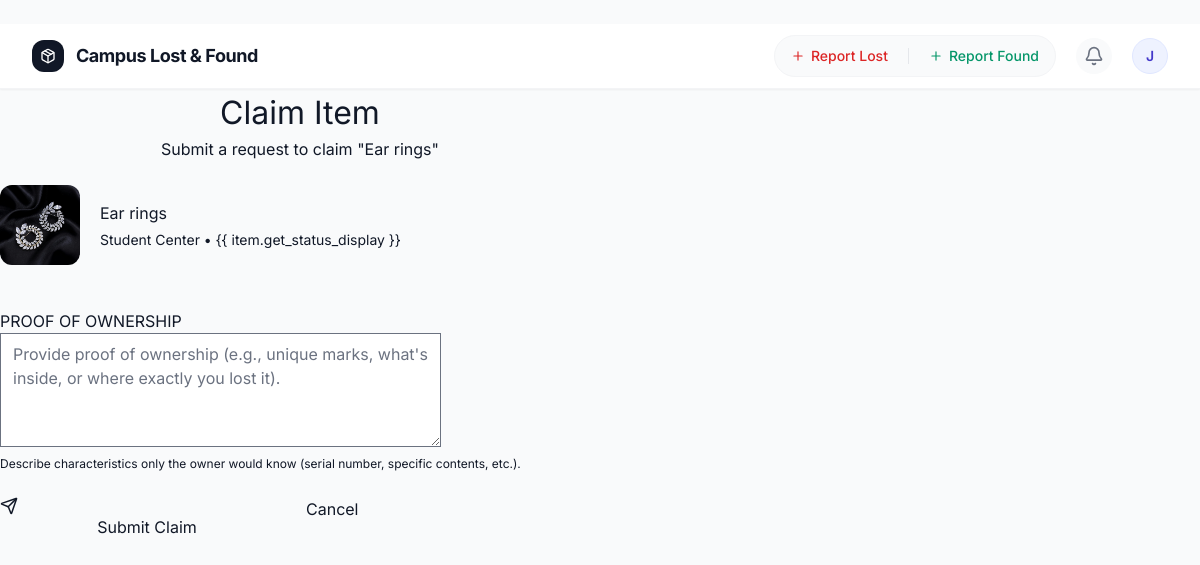
The page /claim-submit/15/ (signed in) on the database its author committed.
### items/models.py (models this page shows, shortened)
class Item(models.Model):
    STATUS_CHOICES = [
        ('lost', 'Lost'),
        ('found', 'Found'),
        ('claimed', 'Claimed'),
    ]
    name = models.CharField(max_length=100)
    description = models.TextField()
    category = models.CharField(max_length=100, blank=True)
    location = models.CharField(max_length=100)
    status = models.CharField(max_length=10, choices=STATUS_CHOICES)
    owner = models.ForeignKey(User, on_delete=models.CASCADE, null=True, blank=True)
    contact_name = models.CharField(max_length=100, blank=True)
    contact_email = models.EmailField(blank=True)
    image = models.ImageField(upload_to='items/', blank=True, null=True)
    date_reported = models.DateField(auto_now_add=True)
    is_approved = models.BooleanField(default=False)

### items/views.py (the view)
# urls.py: path('claim-submit/<int:item_id>/', views.submit_claim, name='submit_claim'),
@login_required
def submit_claim(request, item_id):
    item = get_object_or_404(models.Item, id=item_id)
    if models.ClaimRequest.objects.filter(item=item, claimer=request.user).exists():
        messages.warning(request, "You have already submitted a claim for this item.")
        return redirect('items:item_detail', pk=item.id)
    if request.method == 'POST':
        form = ClaimForm(request.POST)
        if form.is_valid():
            claim = form.save(commit=False)
            claim.item = item
            claim.claimer = request.user
            claim.save()
            if item.owner:
                create_notification(item.owner, item, 'claim_submitted')
            for admin in User.objects.filter(is_staff=True):
                create_notification(admin, item, 'claim_submitted')
            messages.success(request, "Claim submitted successfully! The finder will review your request.")
            return redirect('items:item_detail', pk=item.id)
    else:
        form = ClaimForm()
    return render(request, 'items/claim_form.html', {'form': form, 'item': item})

### items/forms.py
class ClaimForm(forms.ModelForm):
    class Meta:
        model = ClaimRequest
        fields = ['message']
        widgets = {
            'message': forms.Textarea(attrs={'rows': 4, 'placeholder': 'Provide proof of ownership (e.g., unique marks, what\'s inside, or where exactly you lost it).'}),
        }

### items/templates/items/claim_form.html (shortened to what this page needs)
﻿{% extends 'items/base.html' %}
{% load static %}
{% block content %}
<div class="profile-container" style="max-width: 600px;">
    <div class="mb-6 text-center">
        <h1 style="font-size: 2rem;">Claim Item</h1>
        <p class="text-muted">Submit a request to claim "{{ item.name }}"</p>
    </div>
    <div class="card-modern">
        <div
            style="display: flex; gap: 20px; align-items: center; margin-bottom: 24px; padding-bottom: 20px; border-bottom: 1px solid var(--border);">
            {% if item.image %}
            <img src="{{ item.image.url }}" alt="{{ item.name }}"
                style="width: 80px; height: 80px; object-fit: cover; border-radius: 12px;">
            {% else %}
            <div
                style="width: 80px; height: 80px; background: #f8fafc; border-radius: 12px; display: flex; align-items: center; justify-content: center; color: var(--text-muted);">
                <i data-lucide="image" style="width: 32px; height: 32px;"></i>
            </div>
            {% endif %}
            <div>
                <h3 style="margin: 0;">{{ item.name }}</h3>
                <p style="margin: 4px 0 0; font-size: 14px; color: var(--text-muted);">{{ item.location }} &bull; {{
                    item.get_status_display }}</p>
            </div>
        </div>
        <form method="POST">
            <div class="form-group mb-6">
                <label class="form-label" style="text-transform: uppercase;">Proof of Ownership</label>
                {{ form.message }}
                <p style="font-size: 12px; color: var(--text-muted); margin-top: 8px;">
                    Describe characteristics only the owner would know (serial number, specific contents, etc.).
                </p>
            </div>
            <div style="display: flex; gap: 12px;">
                <button type="submit" class="btn btn-primary" style="flex: 1;">
                    <i data-lucide="send" style="width: 18px; height: 18px;"></i>
                    Submit Claim
                </button>
                <a href="{% url 'items:item_detail' item.id %}" class="btn btn-light" style="flex: 1;">
                    Cancel
                </a>
            </div>
        </form>
    </div>
</div>
{% endblock %}

### items/templates/items/base.html (shortened to what this page needs)
﻿{% load static %}
<!DOCTYPE html>
<html lang="en">
<head>
    <script src="https://cdn.tailwindcss.com?plugins=forms,typography,aspect-ratio,line-clamp"></script>
</head>
<body class="min-h-screen bg-gray-50 font-sans text-gray-900 selection:bg-indigo-100 selection:text-indigo-900"
    x-data="{ reportOpen: false, reportType: 'lost' }">
    {% block header %}
    <header class="bg-white border-b border-gray-100 sticky top-0 z-40 shadow-sm">
        <div class="max-w-7xl mx-auto px-4 sm:px-6 lg:px-8">
            <div class="flex items-center justify-between h-16">
                <div class="flex items-center gap-3">
                    <a href="{% url 'items:item_list' %}" class="flex items-center gap-3">
                        <div class="w-8 h-8 bg-gray-900 rounded-xl flex items-center justify-center shadow-inner">
                            <i data-lucide="package" class="w-4 h-4 text-white"></i>
                        </div>
                        <div>
                            <h1 class="text-lg font-bold tracking-tight text-gray-900 leading-none">Campus Lost & Found
                            </h1>
                        </div>
                    </a>
                </div>
                <div class="flex items-center gap-3">
                    {% if user.is_authenticated %}
                    <div
                        class="hidden md:flex items-center gap-2 mr-2 bg-gray-50 rounded-full p-1 border border-gray-100">
                        <button @click="reportType = 'lost'; reportOpen = true"
                            class="flex items-center gap-1.5 px-3 py-1.5 text-sm font-medium rounded-full text-red-600 hover:bg-white hover:shadow-sm transition-all">
                            <i data-lucide="plus" class="w-3.5 h-3.5"></i> Report Lost
                        </button>
                        <button @click="reportType = 'found'; reportOpen = true"
                            class="flex items-center gap-1.5 px-3 py-1.5 text-sm font-medium rounded-full text-emerald-600 hover:bg-white hover:shadow-sm transition-all">
                            <i data-lucide="plus" class="w-3.5 h-3.5"></i> Report Found
                        </button>
                    </div>
                    <div x-data="{
                            open: false,
                            notifications: [],
                            init() {
                                this.fetchNotifications();
                                setInterval(() => this.fetchNotifications(), 30000); // Poll every 30s
                            },
                            fetchNotifications() {
                                fetch('/api/notifications/')
                                    .then(res => res.json())
                                    .then(data => {
                                        this.notifications = data.notifications || [];
                                    })
                                    .catch(err => console.error('Error fetching notifications:', err));
                            },
                            markAsRead(id) {
                                fetch('/api/notifications/read/' + id + '/', {
                                    method: 'POST',
                                    headers: {
                                        'X-CSRFToken': document.querySelector('[name=csrfmiddlewaretoken]')?.value || '',
                                        'Content-Type': 'application/json'
                                    }
                                }).then(() => {
                                    this.notifications = this.notifications.filter(n => n.id !== id);
                                });
                            }
                        }" class="relative mr-2">
                        <button @click="open = !open; if(open) fetchNotifications()" @click.away="open = false"
                            class="relative p-2 text-gray-500 hover:text-gray-700 bg-gray-50 rounded-full hover:bg-gray-100 transition-colors focus:outline-none focus:ring-2 focus:ring-indigo-500/50">
                            <i data-lucide="bell" class="w-5 h-5"></i>
                        </button>
                    </div>
                    <div x-data="{ open: false }" class="relative">
                        <button @click="open = !open" @click.away="open = false" class="focus:outline-none">
                            <div
                                class="w-9 h-9 rounded-full bg-indigo-50 border border-indigo-100 flex items-center justify-center text-indigo-700 font-semibold text-sm hover:bg-indigo-100 transition-colors">
                                {{ user.username|make_list|first|upper }}
                            </div>
                        </button>
                    </div>
                    {% endif %}
                </div>
            </div>
        </div>
    </header>
    {% endblock %}
    {% block content %}{% endblock %}
</body>
</html>

### rows shown on the page
Item: name "Ear rings", image (picture), location "Student Center"

### other values the page prints
{{ user.username|make_list|first|upper }} "J"
